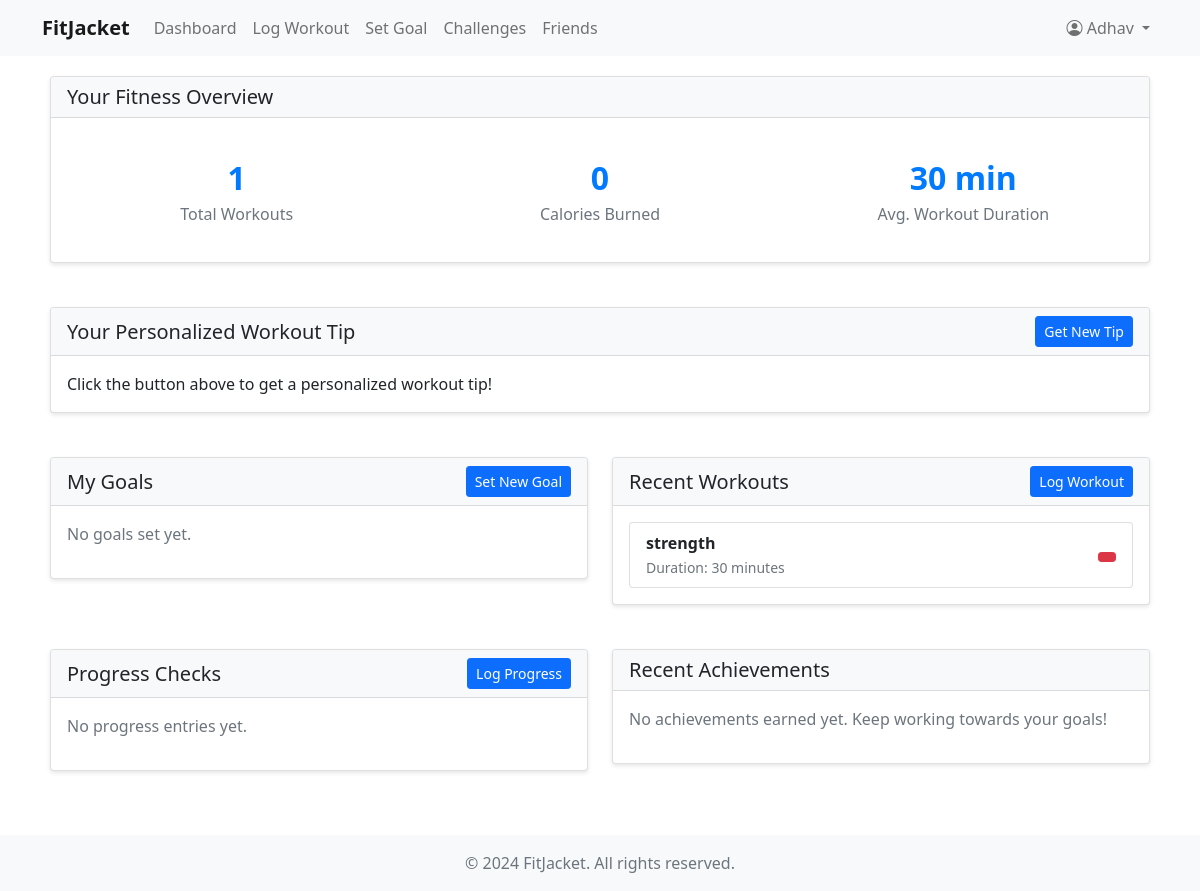
The page /dashboard/ (signed in) on the database its author committed.
### fitness/models.py (models this page shows, shortened)
class CustomUser(AbstractUser):
    USER_TYPE_CHOICES = (
        ('user', 'User'),
        ('coach', 'Coach'),
    )
    user_type = models.CharField(max_length=10, choices=USER_TYPE_CHOICES, default='user')
    bio = models.TextField(blank=True)
    profile_picture = models.ImageField(upload_to='profile_pictures/', null=True, blank=True)
    fitness_level = models.CharField(max_length=20, choices=(
        ('beginner', 'Beginner'),
        ('intermediate', 'Intermediate'),
        ('advanced', 'Advanced'),
    ), default='beginner')
    friends = models.ManyToManyField('self', symmetrical=False, blank=True)

class Workout(models.Model):
    WORKOUT_TYPES = (
        ('cardio', 'Cardio'),
        ('strength', 'Strength Training'),
        ('flexibility', 'Flexibility'),
        ('hiit', 'HIIT'),
        ('other', 'Other'),
    )
    user = models.ForeignKey(CustomUser, on_delete=models.CASCADE)
    workout_type = models.CharField(max_length=20, choices=WORKOUT_TYPES)
    description = models.TextField()
    duration = models.IntegerField(help_text="Duration in minutes")
    calories_burned = models.IntegerField(null=True, blank=True)
    created_at = models.DateTimeField(auto_now_add=True)
    coach_feedback = models.TextField(blank=True, null=True)
    location = models.CharField(max_length=255, blank=True, null=True)

### fitness/views.py (the view)
# urls.py: path('dashboard/', views.dashboard, name='dashboard'),
@login_required
def dashboard(request):
    if request.user.user_type == 'coach':
        return redirect('coach_dashboard')
    goals = Goal.objects.filter(user=request.user)
    workouts = Workout.objects.filter(user=request.user)
    suggestions = CoachSuggestion.objects.filter(user=request.user).order_by('-created_at')
    challenges = ChallengeParticipation.objects.filter(user=request.user)
    achievements = UserAchievement.objects.filter(user=request.user)
    progress_stats = ProgressStats.objects.filter(user=request.user).order_by('-date')[:5]
    total_workouts = workouts.count()
    total_calories = workouts.aggregate(total=Sum('calories_burned'))['total'] or 0
    avg_duration = workouts.aggregate(avg=Avg('duration'))['avg'] or 0
    if WORKOUT_ASSISTANT_AVAILABLE:
        last_workouts = workouts.order_by('-created_at')[:3]
        workout_data = WorkoutData(
            goals=", ".join([goal.description for goal in goals]),
            progress=progress_stats.first().description if progress_stats else "",
            last_workouts=[{
                "date": workout.created_at.strftime("%Y-%m-%d"),
                "type": workout.workout_type,
                "duration": workout.duration
            } for workout in last_workouts]
        )
        workout_tip = get_workout_tip(workout_data)
    else:
        workout_tip = "Keep up the great work! Remember to stay hydrated and maintain proper form during your workouts."
    return render(request, 'fitness/dashboard.html', {
        'goals': goals,
        'workouts': workouts,
        'suggestions': suggestions,
        'challenges': challenges,
        'achievements': achievements,
        'progress_stats': progress_stats,
        'total_workouts': total_workouts,
        'total_calories': total_calories,
        'avg_duration': avg_duration,
        'workout_tip': workout_tip
    })

### workout_assistant.py (called while the page is built)
def get_workout_tip(workout_data: WorkoutData) -> str:
    client = Groq(
        api_key=os.environ.get("GROQ_API_KEY")
    )
    prompt = f"""Based on the following user data, provide exactly one specific workout tip in a single sentence:
    Goals: {workout_data.goals}
    Current Progress: {workout_data.progress}
    Last 3 Workouts: {workout_data.last_workouts}

    Provide only one sentence as a tip, no additional text."""
    chat_completion = client.chat.completions.create(
        messages=[
            {
                "role": "user",
                "content": prompt,
            }
        ],
        model="llama-3.3-70b-versatile",
    )
    return chat_completion.choices[0].message.content.strip()

### fitness/templates/fitness/dashboard.html (shortened to what this page needs)
{% extends 'fitness/base.html' %}
{% block content %}
<div class="row">
    <div class="col-md-12 mb-4">
        <div class="card">
            <div class="card-header">
                <h5 class="mb-0">Your Fitness Overview</h5>
            </div>
            <div class="card-body">
                <div class="row">
                    <div class="col-md-4">
                        <div class="stats-card">
                            <div class="stats-number">{{ total_workouts }}</div>
                            <div class="stats-label">Total Workouts</div>
                        </div>
                    </div>
                    <div class="col-md-4">
                        <div class="stats-card">
                            <div class="stats-number">{{ total_calories }}</div>
                            <div class="stats-label">Calories Burned</div>
                        </div>
                    </div>
                    <div class="col-md-4">
                        <div class="stats-card">
                            <div class="stats-number">{{ avg_duration|floatformat:0 }} min</div>
                            <div class="stats-label">Avg. Workout Duration</div>
                        </div>
                    </div>
                </div>
            </div>
        </div>
    </div>
    <div class="col-md-12 mb-4">
        <div class="card">
            <div class="card-header d-flex justify-content-between align-items-center">
                <h5 class="mb-0">Your Personalized Workout Tip</h5>
                <button id="get-tip-btn" class="btn btn-sm btn-primary">Get New Tip</button>
            </div>
            <div class="card-body">
                <div id="workout-tip" class="text-dark">
                    {% if workout_tip %}
                        {{ workout_tip }}
                    {% else %}
                        Click the button above to get a personalized workout tip!
                    {% endif %}
                </div>
            </div>
        </div>
    </div>
    <div class="col-md-6 mb-4">
        <div class="card">
            <div class="card-header d-flex justify-content-between align-items-center">
                <h5 class="mb-0">My Goals</h5>
                <a href="{% url 'set_goal' %}" class="btn btn-primary btn-sm">Set New Goal</a>
            </div>
            <div class="card-body">
                {% if goals %}
                    <ul class="list-group">
                        {% for goal in goals %}
                            <li class="list-group-item d-flex justify-content-between align-items-center">
                                <div>
                                    <strong>{{ goal.description }}</strong>
                                    <br>
                                    <small class="text-muted">Target Date: {{ goal.target_date|date:"F d, Y" }}</small>
                                </div>
                                <form method="post" action="{% url 'delete_goal' goal.id %}" class="d-inline">
                                    {% csrf_token %}
                                    <button type="submit" class="btn btn-danger btn-sm" onclick="return confirm('Are you sure you want to delete this goal?')">
                                        <i class="fas fa-trash"></i>
                                    </button>
                                </form>
                            </li>
                        {% endfor %}
                    </ul>
                {% else %}
                    <p class="text-muted">No goals set yet.</p>
                {% endif %}
            </div>
        </div>
    </div>
    <div class="col-md-6 mb-4">
        <div class="card">
            <div class="card-header d-flex justify-content-between align-items-center">
                <h5 class="mb-0">Recent Workouts</h5>
                <a href="{% url 'log_workout' %}" class="btn btn-primary btn-sm">Log Workout</a>
            </div>
            <div class="card-body">
                {% if workouts %}
                    <ul class="list-group">
                        {% for workout in workouts|slice:":5" %}
                            <li class="list-group-item d-flex justify-content-between align-items-center">
                                <div>
                                    <strong>{{ workout.workout_type }}</strong>
                                    <br>
                                    <small class="text-muted">
                                        Duration: {{ workout.duration }} minutes
                                    </small>
                                </div>
                                <form method="post" action="{% url 'delete_workout' workout.id %}" class="d-inline">
                                    <button type="submit" class="btn btn-danger btn-sm" onclick="return confirm('Are you sure you want to delete this workout?')">
                                    </button>
                                </form>
                            </li>
                        {% endfor %}
                    </ul>
                {% else %}
                    <p class="text-muted">No workouts logged yet. Start tracking your fitness journey!</p>
                {% endif %}
            </div>
        </div>
    </div>
    <div class="col-md-6 mb-4">
        <div class="card">
            <div class="card-header d-flex justify-content-between align-items-center">
                <h5 class="mb-0">Progress Checks</h5>
                <a href="{% url 'log_progress' %}" class="btn btn-primary btn-sm">Log Progress</a>
            </div>
            <div class="card-body">
                {% if progress_entries %}
                    <ul class="list-group">
                        {% for progress in progress_entries %}
                            <li class="list-group-item d-flex justify-content-between align-items-center">
                                <div>
                                    <strong>Weight: {{ progress.weight }} lbs</strong>
                                    <br>
                                    <small class="text-muted">Date: {{ progress.date|date:"F d, Y" }}</small>
                                </div>
                                <form method="post" action="{% url 'delete_progress' progress.id %}" class="d-inline">
                                    {% csrf_token %}
                                    <button type="submit" class="btn btn-danger btn-sm" onclick="return confirm('Are you sure you want to delete this progress entry?')">
                                        <i class="fas fa-trash"></i>
                                    </button>
                                </form>
                            </li>
                        {% endfor %}
                    </ul>
                {% else %}
                    <p class="text-muted">No progress entries yet.</p>
                {% endif %}
            </div>
        </div>
    </div>
    <div class="col-md-6 mb-4">
        <div class="card">
            <div class="card-header">
                <h5 class="mb-0">Recent Achievements</h5>
            </div>
            <div class="card-body">
                {% if achievements %}
                    <div class="row">
                        {% for achievement in achievements|slice:":4" %}
                            <div class="col-md-6 mb-3">
                                <div class="text-center">
                                    <img src="{{ achievement.achievement.badge_image.url }}"
                                         alt="{{ achievement.achievement.name }}"
                                         class="img-fluid mb-2"
                                         style="max-width: 100px;">
                                    <h6>{{ achievement.achievement.name }}</h6>
                                    <small class="text-muted">{{ achievement.earned_at|date:"M d, Y" }}</small>
                                </div>
                            </div>
                        {% endfor %}
                    </div>
                {% else %}
                    <p class="text-muted">No achievements earned yet. Keep working towards your goals!</p>
                {% endif %}
            </div>
        </div>
    </div>
</div>
{% endblock %}

### fitness/templates/fitness/base.html (shortened to what this page needs)
<!DOCTYPE html>
<html lang="en">
<head>
    <link href="https://cdn.jsdelivr.net/npm/bootstrap@5.1.3/dist/css/bootstrap.min.css" rel="stylesheet">
    <link rel="stylesheet" href="https://cdn.jsdelivr.net/npm/bootstrap-icons@1.7.2/font/bootstrap-icons.css">
</head>
<body>
    <nav class="navbar navbar-expand-lg navbar-light bg-light">
        <div class="container">
            <a class="navbar-brand" href="{% url 'home' %}">FitJacket</a>
            <div class="collapse navbar-collapse" id="navbarNav">
                <ul class="navbar-nav me-auto">
                    {% if user.is_authenticated %}
                        <li class="nav-item">
                            <a class="nav-link" href="{% url 'dashboard' %}">Dashboard</a>
                        </li>
                        <li class="nav-item">
                            <a class="nav-link" href="{% url 'log_workout' %}">Log Workout</a>
                        </li>
                        <li class="nav-item">
                            <a class="nav-link" href="{% url 'set_goal' %}">Set Goal</a>
                        </li>
                        <li class="nav-item">
                            <a class="nav-link" href="{% url 'challenges' %}">Challenges</a>
                        </li>
                        <li class="nav-item">
                            <a class="nav-link" href="{% url 'friends' %}">Friends</a>
                        </li>
                    {% endif %}
                </ul>
                <ul class="navbar-nav">
                    {% if user.is_authenticated %}
                        <li class="nav-item dropdown">
                            <a class="nav-link dropdown-toggle" href="#" id="navbarDropdown" role="button" data-bs-toggle="dropdown">
                                <i class="bi bi-person-circle"></i> {{ user.username }}
                            </a>
                        </li>
                    {% endif %}
                </ul>
            </div>
        </div>
    </nav>
    <div class="container main-content">
        {% block content %}
        {% endblock %}
    </div>
    <footer class="footer mt-auto py-3 bg-light">
        <div class="container text-center">
            <span class="text-muted">© 2024 FitJacket. All rights reserved.</span>
        </div>
    </footer>
</body>
</html>

### fitness/templates/fitness/base.html (style rules this page uses)
html, body { height: 100%; margin: 0; }
body { display: flex; flex-direction: column; }
.navbar-brand { font-weight: bold; }
.nav-link { color: #333; }
.main-content { padding: 20px; flex: 1 0 auto; }
.card { margin-bottom: 20px; box-shadow: 0 2px 4px rgba(0,0,0,0.1); }
.card-header { background-color: #f8f9fa; font-weight: bold; }
.stats-card { text-align: center; padding: 20px; }
.stats-number { font-size: 2em; font-weight: bold; color: #007bff; }
.stats-label { color: #6c757d; }
.footer { flex-shrink: 0; width: 100%; }

### rows shown on the page
CustomUser: username "Adhav"
Workout: workout_type "strength", duration "30"

### other values the page prints
{{ total_workouts }} "1"
{{ total_calories }} "0"
{{ avg_duration|floatformat:0 }} "30"
